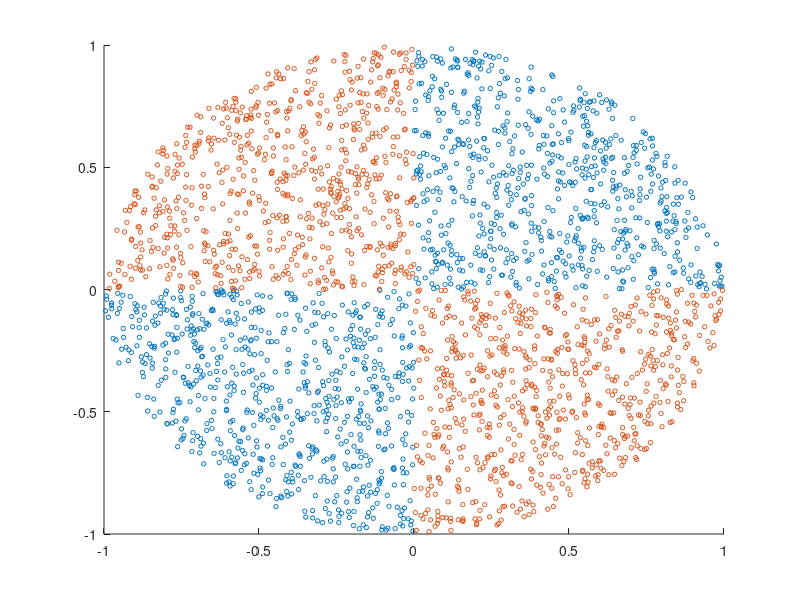

This figure's MATLAB source: (Note: this script raises an error after producing the figure.)
function DataGeneration_4()

    rng(1);  % For reproducibility
    n = 700; % Number of points per quadrant

    r1 = sqrt(rand(2*n,1));                     % Random radii
    t1 = [pi/2*rand(n,1); (pi/2*rand(n,1)+pi)]; % Random angles for Q1 and Q3
    X1 = [r1.*cos(t1) r1.*sin(t1)];             % Polar-to-Cartesian conversion

    r2 = sqrt(rand(2*n,1));
    t2 = [pi/2*rand(n,1)+pi/2; (pi/2*rand(n,1)-pi/2)]; % Random angles for Q2 and Q4
    X2 = [r2.*cos(t2) r2.*sin(t2)];

    X = [X1; X2];        % Predictors
    Y = ones(4*n,1);
    Y(2*n + 1:end) = 0; % Labels

    total_data = [X,Y];
    ind1 = total_data(:,3) == 1;
    cluster1 = total_data(ind1,:);
    ind2 = total_data(:,3) == 0;
    cluster2 = total_data(ind2,:);

    h = figure();
    h1 = scatter(cluster1(:,1),cluster1(:,2),10,'r.');hold on;
    h2 = scatter(cluster2(:,1),cluster2(:,2),10,'g.');hold on
    legend([h1,h2],'Cluster 1','Cluster 2','Location','NW')
    saveas(h,'Data_4.png');

    
    
    %70-30 data split
    idx = randperm(size(cluster1,1));
    train_cluster1 = cluster1(idx(1:700),:);
    test_cluster1 = cluster1(idx(701:end),:);
    train_cluster2 = cluster2(idx(1:700),:);
    test_cluster2 = cluster2(idx(701:end),:);

    train_data = [train_cluster1;train_cluster2];
    test_data = [test_cluster1;test_cluster2];

    csvwrite('trainData_4.csv',train_data)
    csvwrite('testData_4.csv',test_data)

end
